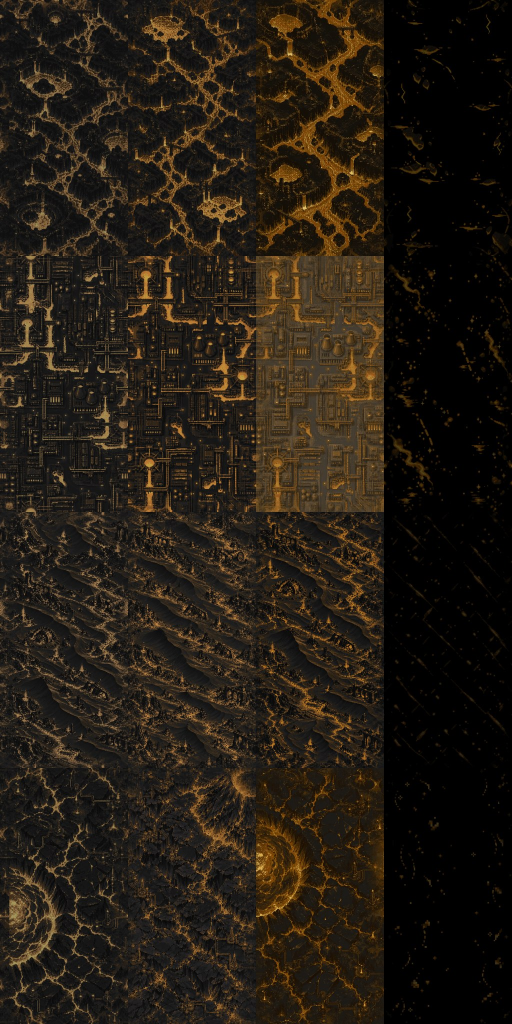
#> input picture Pause/Assets/Art/Boulders~/Ember/src~/ref_variants.jpg, 1024 x 2048 px, given in place of 0_0.png, which was not available (shown at 1/2 size)
$ python damage_fx.py '../../../Boulders~/Ember/src~/ref_variants.jpg'
#> lines starting #> are read from the running program, lines starting #| are printed output that depends on the picture
### docs/art-samples/src/akira.py
"""Shared palette and SVG helpers for the Akira / 80s-anime art direction.

Every sample in this folder is generated by build.py from these helpers so the
palette and the layer structure (glow-back, base, shadow, highlight, ink, glow)
stay identical across assets. See docs/art-style.md for the rules.
"""
import math

# ---------------------------------------------------------------- palette ---
# Night / sky
NIGHT_0 = "#070A16"   # blue-black, deepest sky
NIGHT_1 = "#0E1424"   # blue-black, default backdrop
INDIGO_0 = "#1A1F45"  # indigo
INDIGO_1 = "#2A2E6B"  # lit indigo (planets, far structures)
DUSK = "#3A2A5C"      # dusk violet (horizon band)

# Hero (player): Kaneda red
RED = "#D8232C"
RED_SH = "#86121F"
RED_HI = "#FF5B45"    # warm kick on red only (rarely needed; prefer BONE)

# City glow: sodium
SODIUM = "#F2862B"
AMBER = "#FFB43C"
SODIUM_SH = "#A9481A"

# Neon
TEAL = "#1FB5B9"
CYAN = "#6EF2EE"
TEAL_SH = "#0F5E6A"

# Accent (sparingly)
MAGENTA = "#FF2E88"
MAGENTA_SH = "#8E1450"

# Ink + highlight
INK = "#140C14"       # warm near-black outline, never pure #000
BONE = "#F4EAD4"      # off-white highlight / kicks / type

# Neutral metal for the player's secondary parts
GUN = "#2C2D40"
GUN_SH = "#1A1A28"
GUN_HI = "#5A5C78"

# Enemy family (cold / sickly / hostile)
STEEL = "#5A6A88"
STEEL_SH = "#262D44"
STEEL_HI = "#A3B4CC"
BRUISE = "#74409A"
BRUISE_SH = "#3A1E52"
BRUISE_HI = "#A86CD0"
BILE = "#8FA84E"
BILE_SH = "#3E5229"
BILE_HI = "#D4E68E"
BILE_LIGHT = "#C8FF3A"

# Hazard rock
ROCK = "#605878"
ROCK_SH = "#2C2638"
ROCK_HI = "#958AA4"

# Pickups
HEAL = "#2EE6A6"
HEAL_SH = "#0E5A50"
HEAL_DEEP = "#0A3238"


# ---------------------------------------------------------------- helpers ---
def f(v):
    return f"{v:.1f}".rstrip("0").rstrip(".")


def pts(points):
    return " ".join(f"{f(x)},{f(y)}" for x, y in points)


def poly(points, fill, extra=""):
    return f'<polygon points="{pts(points)}" fill="{fill}" {extra}/>'


def inkpoly(points, w, color=INK, extra=""):
    return (f'<polygon points="{pts(points)}" fill="none" stroke="{color}" '
            f'stroke-width="{f(w)}" stroke-linejoin="round" {extra}/>')


def line(points, w, color=INK, extra=""):
    return (f'<polyline points="{pts(points)}" fill="none" stroke="{color}" '
            f'stroke-width="{f(w)}" stroke-linejoin="round" stroke-linecap="round" {extra}/>')


def mirror(half, cx):
    """half: outline from the top centre down one side. Returns closed outline."""
    return half + [(2 * cx - x, y) for x, y in reversed(half)]


def mx(points, cx):
    return [(2 * cx - x, y) for x, y in points]


# [8 lines left out: function xf, not called in this run]


def star(cx, cy, r_out, r_in, n, rot=0, jitter=None):
    out = []
    for i in range(n * 2):
        r = r_out if i % 2 == 0 else r_in
        if jitter:
            r *= jitter[i % len(jitter)]
        a = math.radians(rot + i * 180 / n - 90)
        out.append((cx + r * math.cos(a), cy + r * math.sin(a)))
    return out


def ngon(cx, cy, r, n, rot=0, sx=1, sy=1):
    return [(cx + r * sx * math.cos(math.radians(rot + i * 360 / n - 90)),
             cy + r * sy * math.sin(math.radians(rot + i * 360 / n - 90))) for i in range(n)]


# [12 lines left out: function layers, not called in this run]


GLOW_DEFS = """
<filter id="glowS" x="-100%" y="-100%" width="300%" height="300%"><feGaussianBlur stdDeviation="2"/></filter>
<filter id="glowM" x="-100%" y="-100%" width="300%" height="300%"><feGaussianBlur stdDeviation="5"/></filter>
<filter id="glowL" x="-100%" y="-100%" width="300%" height="300%"><feGaussianBlur stdDeviation="12"/></filter>
"""


def svg(w, h, body, comment="", defs=""):
    c = f"<!-- {comment} -->\n" if comment else ""
    return (f'<?xml version="1.0" encoding="UTF-8"?>\n{c}'
            f'<svg xmlns="http://www.w3.org/2000/svg" width="{w}" height="{h}" viewBox="0 0 {w} {h}">\n'
            f'<defs>{GLOW_DEFS}{defs}</defs>\n{body}\n</svg>\n')


# [10 lines left out: functions embed, glow_dot, not called in this run]

### Pause/Assets/Art/Resources/ShipArt/src~/damage_fx.py
"""The damage-FX flipbooks every hurt hull draws from (ShipDamageFx).

    python3 damage_fx.py [--preview <dir>]

Writes ../DamageFx.png (Resources/ShipArt/DamageFx), a grid of 64 px
cells, 4 columns x 11 rows, flat cartoon cels with INK outlines in the hull
style's palette (docs/art-style.md), each row a 4-drawing flipbook:

    0  crackle   the spark flash on a broken panel (pinch, star, break up)
    1  spark     one flying spark, a streak pointing up (+y)
    2  arc       an electrical arc across the cell, left to right
    3  smoke     an engine smoke puff: pop, swell, break, fade-thin
    4  flame     a small flame lick, base at the top, tip pointing down
    5  drop      a fuel / coolant droplet, WHITE fill (tinted in game to
                 the hull's colour), round, stretched, falling, splat
    6  chunk     hull debris, WHITE fill (tinted to the hull's colour),
                 four shapes
    7  scrap     dark metal debris (GUN tones), four shapes
    8  foam      fire-retardant foam landing on a hot spot: a bubbly white /
                 pale-blue splat that pops, swells, breaks up and thins out
    9  spray     retardant spray in flight, a streak of droplets pointing up
                 (+y): a fat jet, a thinner jet, a droplet trio, a fine mist
   10  nozzle    the companion drone's retardant nozzle, pointing up (+y):
                 shut, cracking open with a spurt, full spurt, spurt + drips

ShipDamageFx slices the same layout (ShipDamageFx.Row*).
"""
import math
import os
import random
import subprocess
import sys
import tempfile

from PIL import Image

from hullkit import *  # noqa: F401,F403

OUT = os.path.abspath(os.path.join(HERE, "..", "DamageFx.png"))
CELL = 64
COLS, ROWS = 4, 11
WHITE = "#FFFFFF"
WHITE_SH = "#B4B4BC"   # the tintable shadow (multiplied by the hull colour)


# [7 lines left out: function jag, not called in this run]


def crackle(k):
    c = 32
    if k == 0:
        return poly(star(c, c, 9, 3, 4, rot=45), BONE) + inkpoly(star(c, c, 9, 3, 4, rot=45), 2.5)
    if k == 1:
        s = poly(star(c, c, 24, 7, 6, rot=10), AMBER) + inkpoly(star(c, c, 24, 7, 6, rot=10), 3)
        return s + poly(star(c, c, 11, 4, 6, rot=10), BONE)
    if k == 2:
        s = poly(star(c, c, 20, 9, 5, rot=40), SODIUM) + inkpoly(star(c, c, 20, 9, 5, rot=40), 3)
        return s + poly(star(c, c, 9, 4, 5, rot=40), AMBER)
    s = ""
    for a in (20, 140, 260):
        x, y = c + 16 * math.cos(math.radians(a)), c + 16 * math.sin(math.radians(a))
        s += poly(ngon(x, y, 4.5, 4, a), SODIUM_SH) + inkpoly(ngon(x, y, 4.5, 4, a), 2)
    return s


# [80 lines left out: functions spark, arc, puff, smoke, flame, drop, not called in this run]


CHUNKS = [
    [(18, 22), (40, 16), (48, 30), (36, 46), (20, 40)],
    [(22, 18), (46, 24), (42, 44), (16, 38)],
    [(16, 30), (30, 14), (50, 24), (44, 34), (28, 48)],
    [(20, 20), (44, 18), (40, 30), (48, 44), (24, 42)],
]


# [6 lines left out: function chunk, not called in this run]


FOAM = "#F4FBFF"       # retardant: cold white
FOAM_SH = "#A9D8F2"    # its pale-blue shade
FOAM_DEEP = "#5FA8D8"


# [88 lines left out: functions bubbles, foam_blob, foam, spray, nozzle, not called in this run]


ROW_FNS = [crackle, spark, arc, smoke, flame, drop,
           lambda k: chunk(k, WHITE, WHITE_SH, WHITE),
           lambda k: chunk(k, GUN, GUN_SH, GUN_HI),
           foam, spray, nozzle]


def build():
    sheet = Image.new("RGBA", (COLS * CELL, ROWS * CELL), (0, 0, 0, 0))
#> sheet: PIL image 256x704 RGBA; every value is 0
    with tempfile.TemporaryDirectory() as tmp:
        for r, fn in enumerate(ROW_FNS):
            for k in range(COLS):
                path = os.path.join(tmp, f"{r}_{k}.svg")
                with open(path, "w") as fh:
                    fh.write(svg(CELL, CELL, fn(k), f"damage fx row {r} drawing {k}. Generated by damage_fx.py"))
                png = path[:-4] + ".png"
                subprocess.run(["resvg", path, png], check=True)
#> (this line was passed over: subprocess is not available in this run)
                im = Image.open(png).convert("RGBA")
                a = im.getchannel("A").point(lambda v: 0 if v < 4 else v)
#> a: PIL image 1024x2048 L; every value is 255
                im.putalpha(a)
                sheet.alpha_composite(im, (k * CELL, r * CELL))
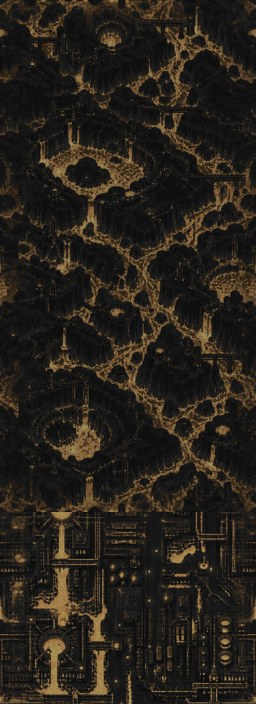
#> sheet: PIL image 256x704 RGBA; mean R, G, B, A 39.1, 33.5, 26.4, 255
    sheet.save(OUT, optimize=True)
    return sheet


def main():
    sheet = build()
    print("wrote", OUT, sheet.size)
    if "--preview" in sys.argv:
        out = sys.argv[sys.argv.index("--preview") + 1]
        os.makedirs(out, exist_ok=True)
        bg = Image.new("RGBA", sheet.size, (14, 20, 36, 255))
        bg.alpha_composite(sheet)
        bg.resize((sheet.width * 2, sheet.height * 2), Image.NEAREST).save(os.path.join(out, "damage_fx_atlas.png"))


if __name__ == "__main__":
#> (the run stopped early here; a loop or call above may not have finished)

$ run again, on Pause/Assets/Art/Boulders~/Storm/src~/ref_variants.jpg
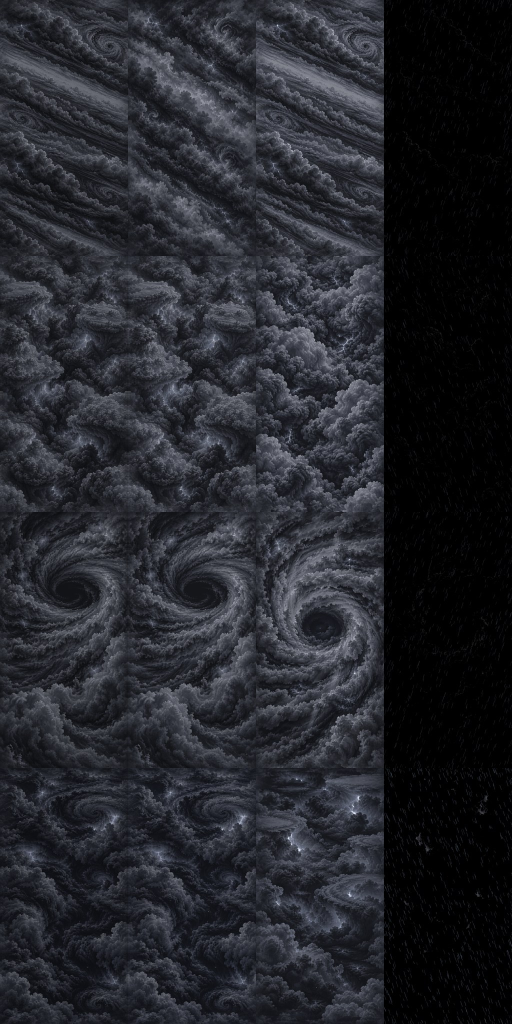
#> input picture Pause/Assets/Art/Boulders~/Storm/src~/ref_variants.jpg, 1024 x 2048 px, given in place of 0_0.png, which was not available (shown at 1/2 size)
#> a: PIL image 1024x2048 L; every value is 255
#> in build, `sheet.alpha_composite(im, (k * CELL, r * CELL))`:
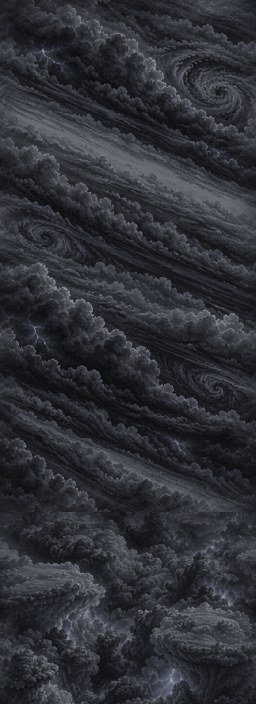
#> sheet: PIL image 256x704 RGBA; mean R, G, B, A 46.5, 48.2, 55, 255
